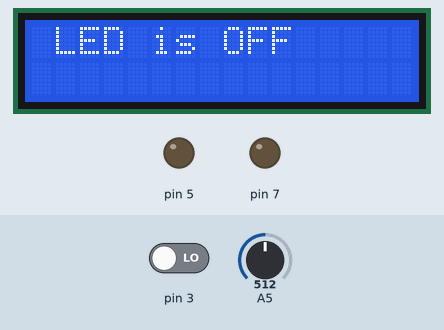
Recording of a sketch running on a simulated Arduino Uno, built with avr-gcc and run on an emulated ATmega328P. Shown: 16×2 character LCD, output pins drawn as LEDs (lit = HIGH). The inputs (shaded band) are chosen by the test bench; at power-on: pin 3 LOW, A5 = 512.

Above: at 1.2 s.
1.3 s: pin 3 driven HIGH
At 3.7 s:
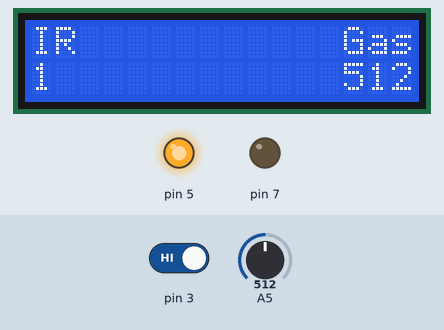
5.7 s: A5 set to 133
At 9.19 s:
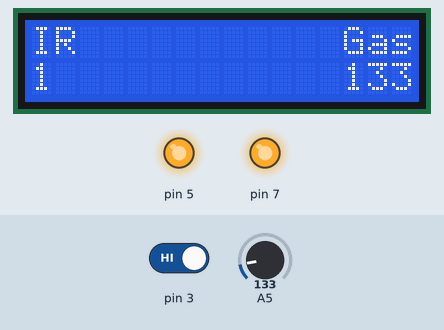
12.5 s: A5 set to 112
At 17.9 s:
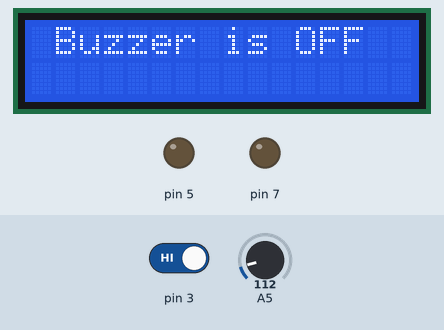
20.2 s: pin 3 driven LOW
At 23.9 s:
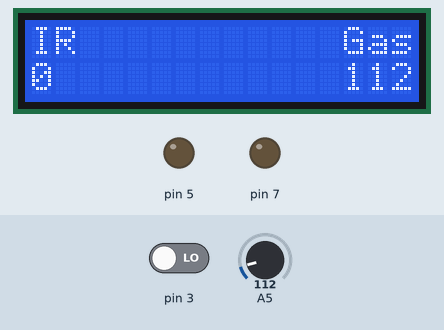
24.1 s: A5 set to 122
At 28.9 s:
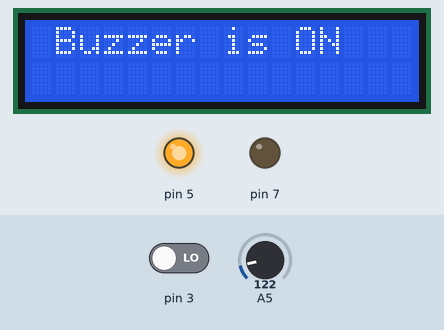
Timing chart, 0 to 30.4 s (numbered marks = the images above; inputs shaded):
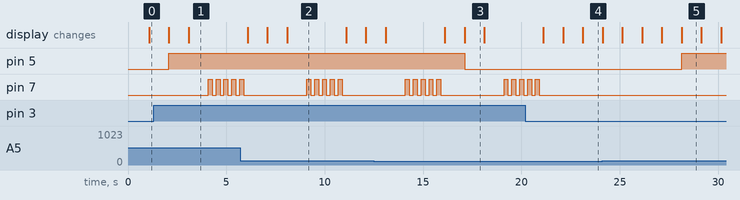

Measured:
- the behaviour switches between 121 and 120 on A5 (found by bisection; images 2 and 3)
- after the input at 1.3 s, pin 7: alternates HIGH for 0.20 s and LOW for 0.20 s, starting after 2.8 s
- after the input at 12.5 s, pin 5: HIGH → LOW after 4.6 s
- after the input at 24.1 s, pin 5: LOW → HIGH after 4.0 s
- what the display in image 2 shows lasts 3.0 s, from 8.1 s to 11.1 s
- what the display in image 3 shows lasts 1.0 s, from 17.1 s to 18.1 s

The sketch:

gas_and_buzzer.ino
```cpp
#include<LiquidCrystal.h>
LiquidCrystal lcd(13,12,11,10,9,8);
void setup() {
 pinMode(A5,INPUT);
 lcd.begin(16,2);
 pinMode(7,OUTPUT);
 pinMode(5,OUTPUT);
 pinMode(3,INPUT);
}

void loop() {
  lcd.clear();
  int swt = digitalRead(3);
  lcd.setCursor(0,0);
  lcd.print("IR");
  lcd.setCursor(0,1);
  lcd.print(swt);
  int gas = analogRead(A5);
  lcd.setCursor(13,0);
  lcd.print("Gas");
  lcd.setCursor(13,1);
  lcd.print(gas);
  delay(1000);
  if ( swt == 1){
    digitalWrite(7,1);
    delay(200);
    digitalWrite(7,0);
    delay(200);
    digitalWrite(7,1);
    delay(200);
    digitalWrite(7,0);
    delay(200);
    digitalWrite(7,1);
    delay(200);
    digitalWrite(7,0);
    delay(200);
    digitalWrite(7,1);
    delay(200);
    digitalWrite(7,0);
    delay(200);
    digitalWrite(7,1);
    delay(200);
    digitalWrite(7,0);
    delay(200);
    lcd.clear();
    lcd.print("Human Found");
    lcd.scrollDisplayRight();
    delay(1000);
    }
  else{
    lcd.clear();
    digitalWrite(7,0);
    lcd.print("LED is OFF");
    lcd.scrollDisplayRight();
    delay(1000);
    }

  if ( gas > 120){
    lcd.clear();
    digitalWrite(5,1);
    lcd.print("Buzzer is ON");
    lcd.scrollDisplayRight();
    delay(1000);
    }
  else{
    lcd.clear();
    digitalWrite(5,0);
    lcd.print("Buzzer is OFF");
    lcd.scrollDisplayRight();
    delay(1000);
  }
}
```
